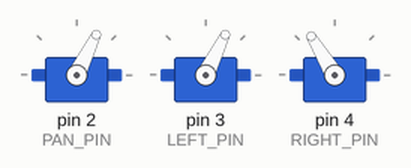
Recording of a sketch running on a simulated Arduino Uno, built with avr-gcc and run on an emulated ATmega328P. Parts: 3 × servo. What the sketch prints to the serial monitor is not drawn.

Above: at 0.05 s.
At 1.35 s:
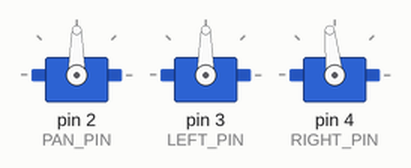
At 2.7 s:
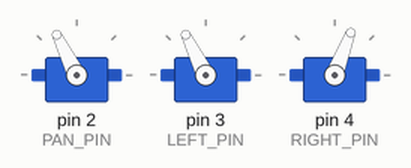
At 4.0 s:
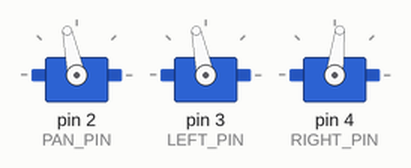
At 5.35 s:
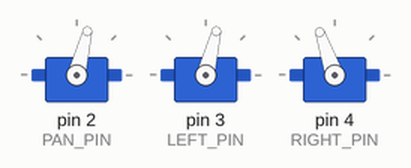
Timing chart, 0 to 8.4 s (numbered marks = the images above):
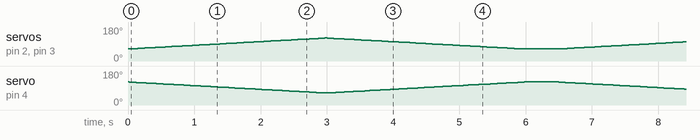

The sketch:

testSmoothServo.ino
```cpp
#include <Servo.h>
#define PAN_PIN 2
#define LEFT_PIN  3
#define RIGHT_PIN 4

int pot1 = 512;
int pot2 = 512;
int pot3 = 512;

float pot1Scaled;
float pot2Scaled;
float pot3Scaled;

float pot1Smoothed = 512;
float pot2Smoothed = 512;
float pot3Smoothed = 512;

float pot1SmoothedPrev = 512;
float pot2SmoothedPrev = 512;
float pot3SmoothedPrev = 512;

unsigned long currentMillis;
long previousMillis = 0;    // set up timers
long interval = 5;        // time constant for timer

int stepFlag = 0;
long previousStepMillis = 0;

Servo servo1;
Servo servo2;
Servo servo3;

int min_servo = 1200;
int max_servo = 1800;

void setup() {

  Serial.begin(115200);

  servo1.attach( PAN_PIN ); // pan
  servo2.attach( LEFT_PIN ); //
  servo3.attach( RIGHT_PIN );
  //[1000, 2000] // [CCW, CW], 1500 - middle
  //[700, 2300]
  servo1.writeMicroseconds(1200);
  servo2.writeMicroseconds(1650);
  servo3.writeMicroseconds(1650);

}

void loop() {
  int tau = 4;
  for( int p = min_servo; p < max_servo; p++ ){
    pot1 = p;
    pot2 = p;
    pot3 = map(p, min_servo, max_servo, max_servo, min_servo);

    Serial.print(pot1);
    Serial.print(" , ");
    Serial.print(pot2);
    Serial.print(" , ");
    Serial.println(pot3);

    servo1.writeMicroseconds(pot1);      // pan
    servo2.writeMicroseconds(pot2);      // neck left
    servo3.writeMicroseconds(pot3);      // neck right
    delay(tau);
  }
  for( int p = max_servo; p >= min_servo; p-- ){
    pot1 = p;
    pot2 = p;
    pot3 = map(p, min_servo, max_servo, max_servo, min_servo);

    Serial.print(pot1);
    Serial.print(" , ");
    Serial.print(pot2);
    Serial.print(" , ");
    Serial.println(pot3);

    servo1.writeMicroseconds(pot1);      // pan
    servo2.writeMicroseconds(pot2);      // neck left
    servo3.writeMicroseconds(pot3);      // neck right
    delay(tau);
  }
  delay(500);
} // end if main loop
```
